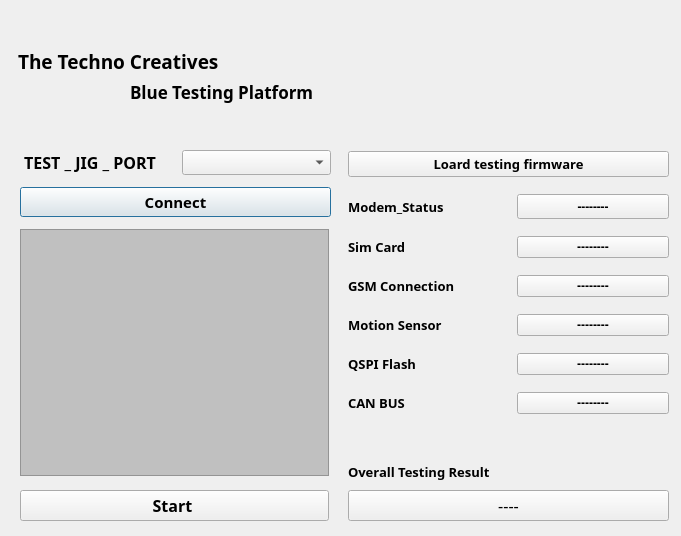
<?xml version="1.0" encoding="UTF-8"?>
<ui version="4.0">
 <class>Dialog</class>
 <widget class="QDialog" name="Dialog">
  <property name="geometry">
   <rect>
    <x>0</x>
    <y>0</y>
    <width>681</width>
    <height>536</height>
   </rect>
  </property>
  <property name="font">
   <font>
    <weight>75</weight>
    <bold>true</bold>
   </font>
  </property>
  <property name="windowTitle">
   <string>Roam测试程序</string>
  </property>
  <widget class="QLabel" name="label_2">
   <property name="geometry">
    <rect>
     <x>460</x>
     <y>20</y>
     <width>111</width>
     <height>101</height>
    </rect>
   </property>
   <property name="styleSheet">
    <string notr="true">imagine url(D:\pic\TTC_NB.png);</string>
   </property>
   <property name="text">
    <string/>
   </property>
   <property name="pixmap">
    <pixmap>../../../../../pic/TTC_NB.png</pixmap>
   </property>
   <property name="scaledContents">
    <bool>true</bool>
   </property>
  </widget>
  <widget class="QLabel" name="label_3">
   <property name="geometry">
    <rect>
     <x>18</x>
     <y>41</y>
     <width>261</width>
     <height>41</height>
    </rect>
   </property>
   <property name="maximumSize">
    <size>
     <width>16777215</width>
     <height>16777215</height>
    </size>
   </property>
   <property name="font">
    <font>
     <family>Arial Black</family>
     <pointsize>14</pointsize>
     <weight>75</weight>
     <italic>false</italic>
     <bold>true</bold>
    </font>
   </property>
   <property name="text">
    <string>The Techno Creatives</string>
   </property>
  </widget>
  <widget class="QLabel" name="label_4">
   <property name="geometry">
    <rect>
     <x>130</x>
     <y>80</y>
     <width>214</width>
     <height>23</height>
    </rect>
   </property>
   <property name="font">
    <font>
     <family>Arial Black</family>
     <pointsize>13</pointsize>
     <weight>75</weight>
     <italic>false</italic>
     <bold>true</bold>
     <underline>false</underline>
    </font>
   </property>
   <property name="text">
    <string>Blue Testing Platform</string>
   </property>
  </widget>
  <widget class="QWidget" name="layoutWidget">
   <property name="geometry">
    <rect>
     <x>20</x>
     <y>150</y>
     <width>311</width>
     <height>371</height>
    </rect>
   </property>
   <layout class="QVBoxLayout" name="verticalLayout_3">
    <property name="leftMargin">
     <number>0</number>
    </property>
    <property name="rightMargin">
     <number>0</number>
    </property>
    <item>
     <layout class="QVBoxLayout" name="verticalLayout">
      <property name="spacing">
       <number>12</number>
      </property>
      <property name="leftMargin">
       <number>0</number>
      </property>
      <property name="rightMargin">
       <number>0</number>
      </property>
      <item>
       <layout class="QHBoxLayout" name="horizontalLayout">
        <item>
         <widget class="QLabel" name="label">
          <property name="font">
           <font>
            <family>Arial Black</family>
            <pointsize>12</pointsize>
            <weight>75</weight>
            <italic>false</italic>
            <bold>true</bold>
           </font>
          </property>
          <property name="text">
           <string> TEST _ JIG _ PORT</string>
          </property>
          <property name="wordWrap">
           <bool>false</bool>
          </property>
          <property name="buddy">
           <cstring>Cboxport</cstring>
          </property>
         </widget>
        </item>
        <item>
         <widget class="QComboBox" name="Cboxport">
          <property name="font">
           <font>
            <family>Comic Sans MS</family>
            <pointsize>10</pointsize>
            <weight>75</weight>
            <bold>true</bold>
           </font>
          </property>
         </widget>
        </item>
       </layout>
      </item>
      <item>
       <widget class="QPushButton" name="btn_open">
        <property name="sizeIncrement">
         <size>
          <width>0</width>
          <height>0</height>
         </size>
        </property>
        <property name="baseSize">
         <size>
          <width>0</width>
          <height>0</height>
         </size>
        </property>
        <property name="font">
         <font>
          <family>Arial Black</family>
          <pointsize>11</pointsize>
          <weight>75</weight>
          <bold>true</bold>
         </font>
        </property>
        <property name="text">
         <string>Connect</string>
        </property>
       </widget>
      </item>
     </layout>
    </item>
    <item>
     <layout class="QVBoxLayout" name="verticalLayout_2">
      <property name="spacing">
       <number>14</number>
      </property>
      <property name="topMargin">
       <number>6</number>
      </property>
      <property name="rightMargin">
       <number>2</number>
      </property>
      <property name="bottomMargin">
       <number>0</number>
      </property>
      <item>
       <widget class="QTextEdit" name="textEdit_Recv">
        <property name="sizePolicy">
         <sizepolicy hsizetype="Expanding" vsizetype="Expanding">
          <horstretch>0</horstretch>
          <verstretch>2</verstretch>
         </sizepolicy>
        </property>
        <property name="maximumSize">
         <size>
          <width>16777215</width>
          <height>308</height>
         </size>
        </property>
        <property name="sizeIncrement">
         <size>
          <width>0</width>
          <height>0</height>
         </size>
        </property>
        <property name="font">
         <font>
          <family>Arial Black</family>
          <pointsize>10</pointsize>
          <weight>75</weight>
          <bold>true</bold>
         </font>
        </property>
        <property name="cursor" stdset="0">
         <cursorShape>IBeamCursor</cursorShape>
        </property>
        <property name="autoFillBackground">
         <bool>true</bool>
        </property>
        <property name="styleSheet">
         <string notr="true">background-color: #C0C0C0; color: black;</string>
        </property>
        <property name="frameShadow">
         <enum>QFrame::Plain</enum>
        </property>
        <property name="readOnly">
         <bool>false</bool>
        </property>
        <property name="acceptRichText">
         <bool>false</bool>
        </property>
        <property name="textInteractionFlags">
         <set>Qt::TextEditorInteraction</set>
        </property>
       </widget>
      </item>
      <item>
       <widget class="QPushButton" name="ble">
        <property name="font">
         <font>
          <family>Arial Black</family>
          <pointsize>12</pointsize>
          <weight>75</weight>
          <bold>true</bold>
         </font>
        </property>
        <property name="text">
         <string>Start </string>
        </property>
       </widget>
      </item>
     </layout>
    </item>
   </layout>
  </widget>
  <widget class="QWidget" name="layoutWidget">
   <property name="geometry">
    <rect>
     <x>348</x>
     <y>151</y>
     <width>321</width>
     <height>301</height>
    </rect>
   </property>
   <layout class="QVBoxLayout" name="verticalLayout_6">
    <property name="spacing">
     <number>17</number>
    </property>
    <property name="sizeConstraint">
     <enum>QLayout::SetMinAndMaxSize</enum>
    </property>
    <property name="topMargin">
     <number>0</number>
    </property>
    <property name="rightMargin">
     <number>0</number>
    </property>
    <property name="bottomMargin">
     <number>1</number>
    </property>
    <item>
     <widget class="QPushButton" name="btn_yellow">
      <property name="baseSize">
       <size>
        <width>0</width>
        <height>0</height>
       </size>
      </property>
      <property name="font">
       <font>
        <family>Arial Black</family>
        <pointsize>10</pointsize>
        <weight>75</weight>
        <bold>true</bold>
       </font>
      </property>
      <property name="styleSheet">
       <string notr="true"/>
      </property>
      <property name="text">
       <string>Loard testing firmware</string>
      </property>
     </widget>
    </item>
    <item>
     <layout class="QVBoxLayout" name="verticalLayout_4">
      <item>
       <layout class="QHBoxLayout" name="horizontalLayout_2">
        <item>
         <widget class="QLabel" name="label_10">
          <property name="font">
           <font>
            <family>Arial Black</family>
            <pointsize>10</pointsize>
            <weight>75</weight>
            <italic>false</italic>
            <bold>true</bold>
           </font>
          </property>
          <property name="text">
           <string>Modem_Status</string>
          </property>
         </widget>
        </item>
        <item>
         <widget class="QPushButton" name="btn_modem">
          <property name="font">
           <font>
            <family>SimSun-ExtB</family>
            <pointsize>9</pointsize>
            <weight>75</weight>
            <bold>true</bold>
           </font>
          </property>
          <property name="styleSheet">
           <string notr="true"/>
          </property>
          <property name="text">
           <string>--------</string>
          </property>
         </widget>
        </item>
       </layout>
      </item>
      <item>
       <layout class="QHBoxLayout" name="horizontalLayout_3">
        <item>
         <widget class="QLabel" name="label_12">
          <property name="font">
           <font>
            <family>Arial Black</family>
            <pointsize>10</pointsize>
            <weight>75</weight>
            <italic>false</italic>
            <bold>true</bold>
           </font>
          </property>
          <property name="text">
           <string>Sim Card</string>
          </property>
         </widget>
        </item>
        <item>
         <widget class="QPushButton" name="btn_sim">
          <property name="styleSheet">
           <string notr="true"/>
          </property>
          <property name="text">
           <string>--------</string>
          </property>
         </widget>
        </item>
       </layout>
      </item>
      <item>
       <layout class="QHBoxLayout" name="horizontalLayout_4">
        <item>
         <widget class="QLabel" name="label_14">
          <property name="font">
           <font>
            <family>Arial Black</family>
            <pointsize>10</pointsize>
            <weight>75</weight>
            <italic>false</italic>
            <bold>true</bold>
           </font>
          </property>
          <property name="text">
           <string>GSM Connection</string>
          </property>
         </widget>
        </item>
        <item>
         <widget class="QPushButton" name="btn_gsm">
          <property name="styleSheet">
           <string notr="true"/>
          </property>
          <property name="text">
           <string>--------</string>
          </property>
         </widget>
        </item>
       </layout>
      </item>
      <item>
       <layout class="QHBoxLayout" name="horizontalLayout_5">
        <item>
         <widget class="QLabel" name="label_15">
          <property name="font">
           <font>
            <family>Arial Black</family>
            <pointsize>10</pointsize>
            <weight>75</weight>
            <italic>false</italic>
            <bold>true</bold>
           </font>
          </property>
          <property name="text">
           <string>Motion Sensor</string>
          </property>
         </widget>
        </item>
        <item>
         <widget class="QPushButton" name="btn_ms">
          <property name="styleSheet">
           <string notr="true"/>
          </property>
          <property name="text">
           <string>--------</string>
          </property>
         </widget>
        </item>
       </layout>
      </item>
      <item>
       <layout class="QHBoxLayout" name="horizontalLayout_7">
        <item>
         <widget class="QLabel" name="label_16">
          <property name="font">
           <font>
            <family>Arial Black</family>
            <pointsize>10</pointsize>
            <weight>75</weight>
            <italic>false</italic>
            <bold>true</bold>
           </font>
          </property>
          <property name="text">
           <string>QSPI Flash</string>
          </property>
         </widget>
        </item>
        <item>
         <widget class="QPushButton" name="btn_qspi">
          <property name="styleSheet">
           <string notr="true"/>
          </property>
          <property name="text">
           <string>--------</string>
          </property>
         </widget>
        </item>
       </layout>
      </item>
      <item>
       <layout class="QHBoxLayout" name="horizontalLayout_8">
        <item>
         <widget class="QLabel" name="label_17">
          <property name="font">
           <font>
            <family>Arial Black</family>
            <pointsize>10</pointsize>
            <weight>75</weight>
            <italic>false</italic>
            <bold>true</bold>
           </font>
          </property>
          <property name="text">
           <string>CAN BUS</string>
          </property>
         </widget>
        </item>
        <item>
         <widget class="QPushButton" name="btn_can">
          <property name="styleSheet">
           <string notr="true"/>
          </property>
          <property name="text">
           <string>--------</string>
          </property>
         </widget>
        </item>
       </layout>
      </item>
     </layout>
    </item>
   </layout>
  </widget>
  <widget class="QWidget" name="layoutWidget">
   <property name="geometry">
    <rect>
     <x>348</x>
     <y>459</y>
     <width>321</width>
     <height>62</height>
    </rect>
   </property>
   <layout class="QVBoxLayout" name="verticalLayout_5">
    <item>
     <widget class="QLabel" name="label_11">
      <property name="font">
       <font>
        <family>Arial Black</family>
        <pointsize>10</pointsize>
        <weight>75</weight>
        <italic>false</italic>
        <bold>true</bold>
        <underline>false</underline>
       </font>
      </property>
      <property name="text">
       <string>Overall Testing Result</string>
      </property>
     </widget>
    </item>
    <item>
     <widget class="QPushButton" name="btn_bee">
      <property name="sizePolicy">
       <sizepolicy hsizetype="Minimum" vsizetype="Preferred">
        <horstretch>0</horstretch>
        <verstretch>0</verstretch>
       </sizepolicy>
      </property>
      <property name="font">
       <font>
        <family>Arial Black</family>
        <pointsize>12</pointsize>
        <weight>50</weight>
        <bold>false</bold>
       </font>
      </property>
      <property name="styleSheet">
       <string notr="true"/>
      </property>
      <property name="text">
       <string>----</string>
      </property>
     </widget>
    </item>
   </layout>
  </widget>
 </widget>
 <resources/>
 <connections/>
</ui>
